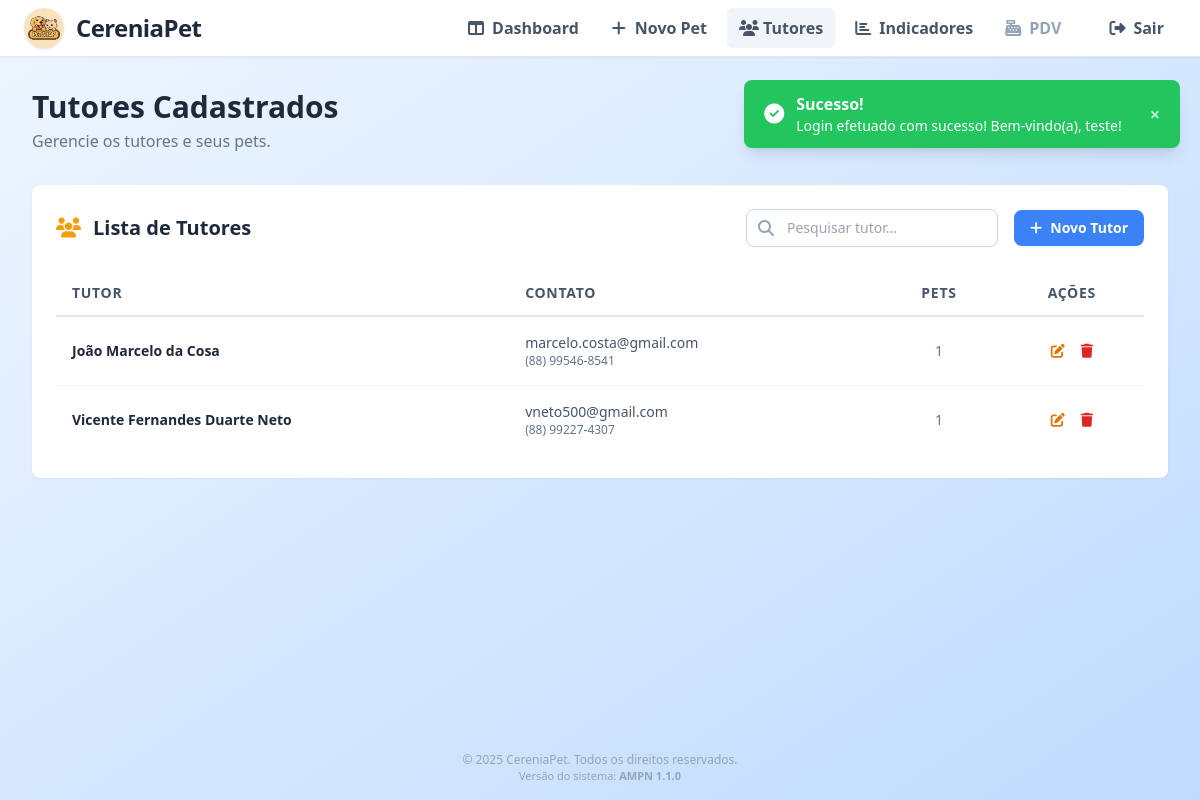
Page /tutores/listar_tutores.php (signed in) on the committed database.
### tables this page shows
CREATE TABLE `tutores` (
  `id` int(11) NOT NULL,
  `nome` varchar(100) NOT NULL,
  `email` varchar(100) NOT NULL,
  `telefone` varchar(20) NOT NULL,
  `atualizado_em` timestamp NULL DEFAULT NULL ON UPDATE current_timestamp(),
  `cep` varchar(9) DEFAULT NULL,
  `rua` varchar(100) DEFAULT NULL,
  `numero` varchar(10) DEFAULT NULL,
  `bairro` varchar(60) DEFAULT NULL,
  `cidade` varchar(60) DEFAULT NULL,
  `uf` varchar(2) DEFAULT NULL
);

### tutores/listar_tutores.php (the view, shortened to what this page needs)
<?php
include "../config/config.php";
$busca = isset($_GET['busca']) ? trim($_GET['busca']) : '';
$params = [];
$sql = "
    SELECT t.id, t.nome, t.email, t.telefone, COUNT(p.id) as total_pets
    FROM tutores t
    LEFT JOIN pets p ON p.tutor_id = t.id
";
$sql .= " GROUP BY t.id, t.nome, t.email, t.telefone ORDER BY t.nome";
$stmt = $pdo->prepare($sql);
$stmt->execute($params);
$tutores = $stmt->fetchAll(PDO::FETCH_ASSOC);
function formatarTelefone($telefone) {
    $telefone = preg_replace('/[^0-9]/', '', $telefone);
    if (strlen($telefone) === 11) {
        return preg_replace('/(\d{2})(\d{5})(\d{4})/', '($1) $2-$3', $telefone);
    } elseif (strlen($telefone) === 10) {
        return preg_replace('/(\d{2})(\d{4})(\d{4})/', '($1) $2-$3', $telefone);
    }
    return $telefone;
}
?>
<!DOCTYPE html>
<html lang="pt-BR">
<head>
    <link rel="stylesheet" href="https://cdnjs.cloudflare.com/ajax/libs/font-awesome/6.5.0/css/all.min.css">
    <script src="https://cdn.tailwindcss.com"></script>
</head>
<body class="min-h-screen bg-gradient-to-br from-blue-50 to-blue-200 flex flex-col">
    <?php
    include '../components/navbar.php';
    ?>
    <?php include '../components/toast.php'; ?>
    <main class="flex-1 w-full p-4 md:p-6 lg:p-8">
        <div class="mb-8 animate-fade-in">
            <h1 class="text-3xl font-bold text-slate-800">Tutores Cadastrados</h1>
            <p class="text-slate-500 mt-1">Gerencie os tutores e seus pets.</p>
        </div>
        <div class="bg-white p-6 rounded-lg shadow-sm animate-fade-in">
            <div class="flex flex-col md:flex-row justify-between items-start md:items-center mb-6 gap-4">
                <h2 class="text-xl font-bold text-slate-800 flex items-center gap-3">
                    <i class="fa-solid fa-users text-amber-500"></i>
                    Lista de Tutores
                </h2>
                <div class="flex items-center gap-4 w-full md:w-auto">
                    <form method="get" class="relative w-full md:w-auto md:max-w-xs flex-grow">
                        <input type="text" name="busca" value="<?= htmlspecialchars($busca) ?>" placeholder="Pesquisar tutor..." class="w-full p-2 pl-10 border border-slate-300 rounded-lg focus:outline-none focus:ring-2 focus:ring-blue-500 bg-white text-sm" />
                        <i class="fas fa-search absolute left-3 top-1/2 -translate-y-1/2 text-slate-400"></i>
                    </form>
                    <a href="cadastrar_tutor.php" class="bg-blue-500 hover:bg-blue-600 text-white px-4 py-2 rounded-lg font-semibold shadow-sm transition flex items-center gap-2 text-sm whitespace-nowrap">
                        <i class="fa fa-plus"></i> Novo Tutor
                    </a>
                </div>
            </div>
            <?php if (empty($tutores)): ?>
                <div class="text-slate-500 text-center py-8 border-2 border-dashed rounded-lg">Nenhum tutor encontrado com os filtros atuais.</div>
            <?php else: ?>
                <div class="overflow-x-auto">
                    <table class="min-w-full text-sm">
                        <thead class="border-b-2 border-slate-200">
                            <tr>
                                <th class="px-4 py-3 text-left font-semibold text-slate-600 uppercase tracking-wider">Tutor</th>
                                <th class="px-4 py-3 text-left font-semibold text-slate-600 uppercase tracking-wider">Contato</th>
                                <th class="px-4 py-3 text-center font-semibold text-slate-600 uppercase tracking-wider">Pets</th>
                                <th class="px-4 py-3 text-center font-semibold text-slate-600 uppercase tracking-wider">Ações</th>
                            </tr>
                        </thead>
                        <tbody class="divide-y divide-slate-100">
                            <?php foreach ($tutores as $tutor): ?>
                                <tr class="hover:bg-slate-50 group cursor-pointer" onclick="window.location='visualizar_tutor.php?id=<?= $tutor['id']; ?>'">
                                    <td class="px-4 py-4 font-semibold text-slate-800 whitespace-nowrap">
                                        <?= htmlspecialchars($tutor['nome']) ?>
                                    </td>
                                    <td class="px-4 py-4" onclick="event.stopPropagation();">
                                        <div class="flex flex-col">
                                            <span class="text-slate-600"><?= htmlspecialchars($tutor['email']) ?></span>
                                            <span class="text-slate-500 text-xs"><?= htmlspecialchars(formatarTelefone($tutor['telefone'])) ?></span>
                                        </div>
                                    </td>
                                    <td class="px-4 py-4 text-center text-slate-500">
                                        <?= $tutor['total_pets'] ?>
                                    </td>
                                    <td class="px-4 py-4" onclick="event.stopPropagation();">
                                        <div class="flex items-center justify-center gap-4">
                                            <a href="editar_tutor.php?id=<?= $tutor['id']; ?>" class="text-amber-600 hover:text-amber-800" title="Editar Tutor"><i class="fas fa-edit"></i></a>
                                            <a href="javascript:void(0);" onclick="openConfirmationModal('Excluir Tutor', 'Tem certeza que deseja excluir o tutor \'<?= htmlspecialchars($tutor['nome'], ENT_QUOTES) ?>\'? Todos os pets e agendamentos associados também serão removidos. Esta ação não pode ser desfeita.', 'excluir_tutor.php?id=<?= $tutor['id']; ?>')" class="text-red-600 hover:text-red-800" title="Excluir Tutor"><i class="fas fa-trash"></i></a>
                                        </div>
                                    </td>
                                </tr>
                            <?php endforeach; ?>
                        </tbody>
                    </table>
                </div>
            <?php endif; ?>
        </div>
    </main>
    <?php include $path_prefix . 'components/footer.php'; ?>
</body>
</html>

### components/navbar.php (style rules this page uses)
.animate-fade-in { animation:fade-in .5s ease }

### tutores/listar_tutores.php (style rules this page uses)
.animate-fade-in { animation: fade-in 0.8s ease; }

### rows in the picture
tutores: nome "João Marcelo da Cosa", email "marcelo.costa@gmail.com", telefone "(88) 99546-8541", total_pets "1"
tutores: nome "Vicente Fernandes Duarte Neto", email "vneto500@gmail.com", telefone "(88) 99227-4307", total_pets "1"

### other values in the picture
$toastType === 'success' ? 'Sucesso!' : 'Erro!' "Sucesso!"
$toastMessage "Login efetuado com sucesso! Bem-vindo(a), teste!"
